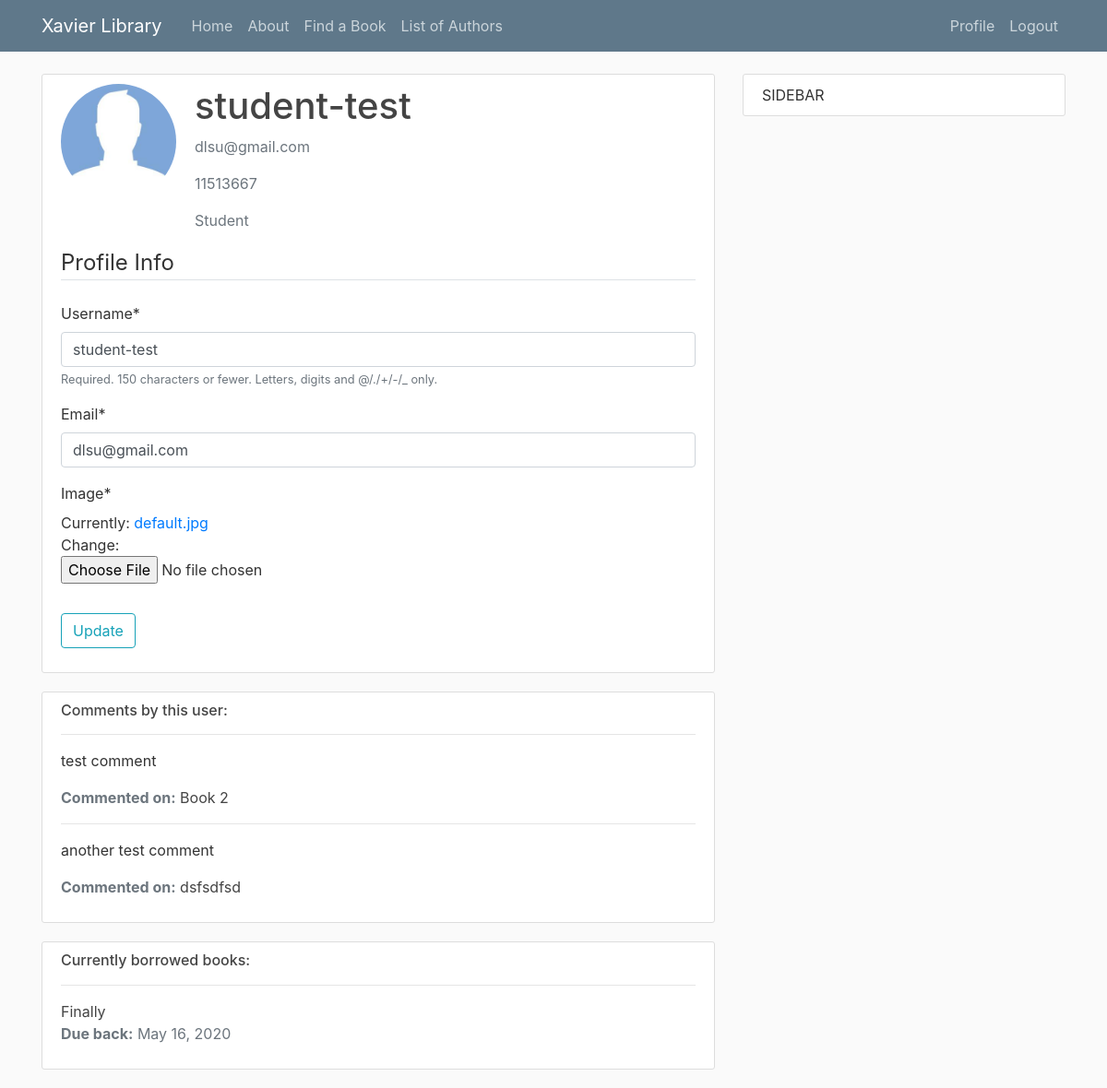
Page /profile/ (signed in) on the committed database.
### users/models.py (models this page shows, shortened)
class Profile(models.Model):
	user = models.OneToOneField(User, on_delete=models.CASCADE)
	image = models.ImageField(default ='default.jpg',upload_to='profile_pics')
	IDnum = models.CharField(max_length=8, blank=True)
	Role = models.ForeignKey('Role' , on_delete=models.SET_NULL, null=True)
	SecurityQuestion = models.CharField(max_length=50, blank=True)
	SecurityAnswer = models.CharField(max_length=30, blank=True)

class Role(models.Model):
	name = models.CharField(max_length=15, blank=True)
	browse_search = models.BooleanField()
	borrow = models.BooleanField()
	review = models.BooleanField()
	add = models.BooleanField()
	edit = models.BooleanField()
	delete = models.BooleanField()
	add_instance = models.BooleanField()
	edit_instance = models.BooleanField()
	delete_instance = models.BooleanField()
	create_manager = models.BooleanField()
	view_logs = models.BooleanField()
	any_create = models.BooleanField()
	def __str__(self):
		return self.name

### library/models.py (models this page shows, shortened)
class comment(models.Model):
    book = models.ForeignKey('Book', on_delete=models.SET_NULL, null=True)
    comment = models.TextField(max_length=1000, help_text="Enter a Comment")
    author = models.ForeignKey(User, on_delete=models.SET_NULL, null=True)

class Book(models.Model):
    title = models.CharField(max_length=200)
    author = models.ForeignKey('Author', on_delete=models.SET_NULL, null=True)
    summary = models.TextField(max_length=1000, help_text="Enter a brief description of the book")
    isbn = models.CharField('ISBN', max_length=13,
                            help_text='13 Character <a href="https://www.isbn-international.org/content/what-isbn'
                                      '">ISBN number</a>')
    genre = models.ManyToManyField(Genre, help_text="Select a genre for this book")
    language = models.ForeignKey('Language', on_delete=models.SET_NULL, null=True)
    call = models.CharField('Call Number', max_length=3, help_text="Enter a 3 digit call number", null=True)
    def display_genre(self):
        """Creates a string for the Genre. This is required to display genre in Admin."""
        return ', '.join([genre.name for genre in self.genre.all()[:3]])
    display_genre.short_description = 'Genre'
    def __str__(self):
        return self.title

class BookInstance(models.Model):
    id = models.UUIDField(primary_key=True, default=uuid.uuid4,
                          help_text="Unique ID for this particular book across whole library")
    book = models.ForeignKey('Book', on_delete=models.SET_NULL, null=True)
    imprint = models.CharField(max_length=200)
    due_back = models.DateField(null=True, blank=True, help_text="YYYY-MM-DD")
    borrower = models.ForeignKey(User, on_delete=models.SET_NULL, null=True, blank=True)
    LOAN_STATUS = (
        ('a', 'Available'),
        ('r', 'Reserved'),
    )
    """('d', 'Maintenance'),"""
    """('o', 'On loan'),"""
    status = models.CharField(
        max_length=1,
        choices=LOAN_STATUS,
        blank=True,
        default='a',
        help_text='Book availability')
    class Meta:
        ordering = ['due_back']
        permissions = (("can_mark_returned", "Set book as returned"),)

### users/views.py (the view)
# urls.py: path('profile/', user_views.profile, name='profile'),
@login_required
def profile(request):
	if request.method == 'POST':
		u_form = UserUpdateForm(request.POST, instance=request.user)
		p_form = ProfileUpdateForm(request.POST, request.FILES, instance=request.user.profile)
		if u_form.is_valid() and p_form.is_valid():
			u_form.save()
			p_form.save()
			messages.success(request, f'Your account has been Updated!')
			return redirect('profile')
	else:
		u_form = UserUpdateForm(instance=request.user)
		p_form = ProfileUpdateForm(instance=request.user.profile)
	context = {
		'u_form': u_form,
		'p_form': p_form
	}
	return render(request, 'users/profile.html', context)

### users/forms.py
class UserUpdateForm(forms.ModelForm):
	email = forms.EmailField()
	class Meta:
		model = User
		fields = ['username', 'email']

class ProfileUpdateForm(forms.ModelForm):
	class Meta:
		model = Profile
		fields = ['image']

### users/templates/users/profile.html (shortened to what this page needs)
{% extends "library/base.html" %}
{% load crispy_forms_tags %}
{% block content%}
	<div class="content-section">
	  <div class="media">
	    <img class="rounded-circle account-img" src="{{user.profile.image.url}}">
	    <div class="media-body">
	      <h2 class="account-heading">{{user.username}}</h2>
	      <p class="text-secondary">{{user.email}}</p>
	      <p class="text-secondary">{{user.profile.IDnum}}</p>
	      <p class="text-secondary">{{user.profile.Role}}</p>
	    </div>
	  </div>
	  <form method="POST" enctype="multipart/form-data">
			<fieldset class="form-group">
				<legend class="border-bottom mb-4">Profile Info</legend>
					{{u_form|crispy}}
					{{p_form|crispy}}
			</fieldset>
			<div class="form-group">
				<button class="btn btn-outline-info" type="submit">Update</button>
			</div>
		</form>
	</div>
	<div class="content-section">
		<h6 class="mr-2">Comments by this user:</h6>
		{% for comment in user.comment_set.all %}
			<hr>
			<p>{{ comment.comment }}</p>
			<p class="text-muted"><strong>Commented on:</strong> <a class="article-title" href="{% url 'book-detail' comment.book.id %}">{{ comment.book }}</a></p>
		{% endfor %}
	</div>
	<div class="content-section">
		<h6 class="mr-2">Currently borrowed books:</h6>
		{% for bookinstance in user.bookinstance_set.all %}
			<hr>
			<a class="article-title" href="{% url 'book-detail' bookinstance.book.id %}">{{ bookinstance.book }}</a>
			<p class="text-muted"><strong>Due back:</strong> {{bookinstance.due_back}}</p>
		{% endfor %}
	</div>
{% endblock content %}

### library/static/library/main.css (style rules this page uses)
body { background: #fafafa; color: #333333; margin-top: 5rem; }
h1, h2, h3, h4, h5, h6 { color: #444444; }
.content-section { background: #ffffff; padding: 10px 20px; border: 1px solid #dddddd; border-radius: 3px; margin-bottom: 20px; }
.article-title { color: #444444; }
.account-img { height: 125px; width: 125px; margin-right: 20px; margin-bottom: 16px; }
.account-heading { font-size: 2.5rem; }

### rows in the picture
comment: comment "test comment", book "Book 2"
comment: comment "another test comment", book "dsfsdfsd"
BookInstance: book "Finally", due_back "May 16, 2020"

### other values in the picture
{{ user.username }} "student-test"
{{ user.email }} "dlsu@gmail.com"
{{ user.profile.IDnum }} "11513667"
{{ user.profile.Role }} "Student"
